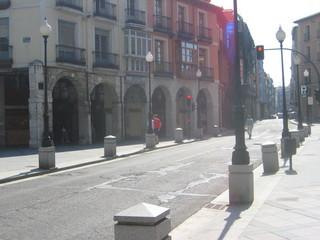
#> input picture dataset/test/images/0011073.jpg, 320 x 240 px; its folder holds only this picture in this run
$ python pre_processing_3.py
#> lines starting #> are read from the running program, lines starting #| are printed output that depends on the picture
import cv2
import os
import numpy as np
from scipy.signal import wiener


def apply_wiener_rgb(image, mysize=1, noise=0):
    # Create an empty image to store the Wiener filtered result
    wiener_image = np.zeros_like(image, dtype=np.float32)

    # Apply the Wiener filter to each channel
    for i in range(3):  # 0=Red, 1=Green, 2=Blue
        channel = image[..., i]
        # Apply SciPy Wiener filter with noise regularization to avoid division by zero
        wiener_image[..., i] = wiener(channel, mysize=mysize, noise=noise)

    # Convert NaNs and Infs to valid values (e.g., zero or max 255)
    wiener_image = np.nan_to_num(wiener_image, nan=0.0, posinf=255, neginf=0)

    # Clip the values to valid range [0, 255] and convert back to uint8
    wiener_image = np.clip(wiener_image, 0, 255).astype(np.uint8)

    return wiener_image


# gaussian blur
folder_path = "../dataset/test/images"
file_list = [f for f in os.listdir(folder_path) if os.path.isfile(os.path.join(folder_path, f))]
for file_name in file_list:
    image = cv2.imread(f"../dataset/test/images/{file_name}")
#> image is the input picture: shape (240, 320, 3); mean B, G, R 143.1, 140.4, 141
    gaussian_blurred = apply_wiener_rgb(image)
#> the loop in apply_wiener_rgb, `for i in range(3):` made 3 passes
#> pass 1, in apply_wiener_rgb, `channel = image[..., i]`:
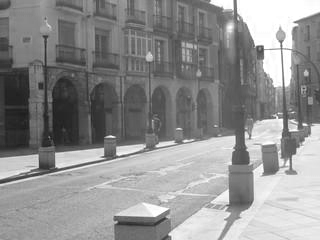
#> channel: shape (240, 320); min 27, max 255, mean 143.1
#> pass 3, in apply_wiener_rgb, `channel = image[..., i]`:
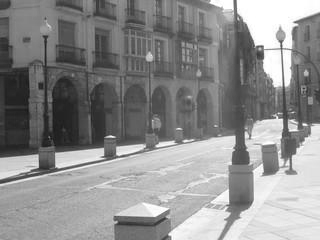
#> channel: shape (240, 320); min 21, max 255, mean 141
    cv2.imwrite(f"../dataset/test/noisy/{file_name}", gaussian_blurred)

folder_path = "../dataset/train/images"
file_list = [f for f in os.listdir(folder_path) if os.path.isfile(os.path.join(folder_path, f))]
for file_name in file_list:
    image = cv2.imread(f"../dataset/train/images/{file_name}")
    gaussian_blurred = apply_wiener_rgb(image)
    cv2.imwrite(f"../dataset/train/noisy/{file_name}", gaussian_blurred)

folder_path = "../dataset/val/images"
file_list = [f for f in os.listdir(folder_path) if os.path.isfile(os.path.join(folder_path, f))]
for file_name in file_list:
    image = cv2.imread(f"../dataset/val/images/{file_name}")
    gaussian_blurred = apply_wiener_rgb(image)
    cv2.imwrite(f"../dataset/val/noisy/{file_name}", gaussian_blurred)

$ run again, on dataset/test/images/4100066.jpg
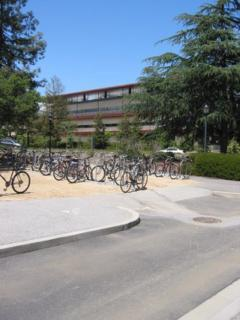
#> input picture dataset/test/images/4100066.jpg, 240 x 320 px
#> image is the input picture: shape (320, 240, 3); mean B, G, R 143.7, 137.5, 128.9
#> the loop in apply_wiener_rgb, `for i in range(3):` made 3 passes
#> pass 1, in apply_wiener_rgb, `channel = image[..., i]`:
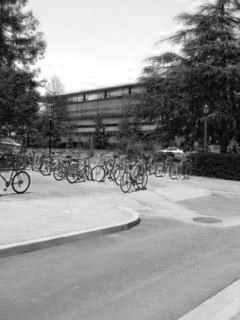
#> channel: shape (320, 240); min 0, max 255, mean 143.7
#> pass 3, in apply_wiener_rgb, `channel = image[..., i]`:
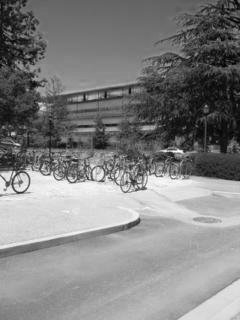
#> channel: shape (320, 240); min 0, max 255, mean 128.9

$ run again, on dataset/test/images/6000018.jpg
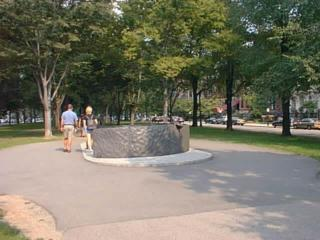
#> input picture dataset/test/images/6000018.jpg, 320 x 240 px
#> image is the input picture: shape (240, 320, 3); mean B, G, R 101.1, 117.2, 119.7
#> the loop in apply_wiener_rgb, `for i in range(3):` made 3 passes
#> pass 1, in apply_wiener_rgb, `channel = image[..., i]`:
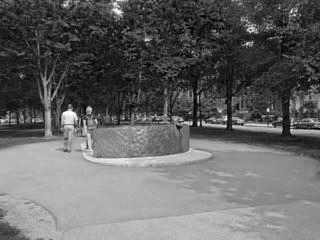
#> channel: shape (240, 320); min 0, max 255, mean 101.1
#> pass 3, in apply_wiener_rgb, `channel = image[..., i]`:
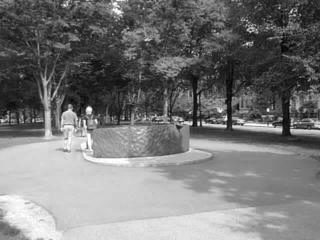
#> channel: shape (240, 320); min 0, max 255, mean 119.7

$ run again, on dataset/test/images/6000019.jpg
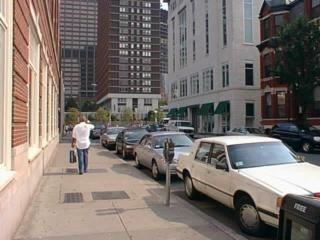
#> input picture dataset/test/images/6000019.jpg, 320 x 240 px
#> image is the input picture: shape (240, 320, 3); mean B, G, R 109.6, 115.1, 123.6
#> the loop in apply_wiener_rgb, `for i in range(3):` made 3 passes
#> pass 1, in apply_wiener_rgb, `channel = image[..., i]`:
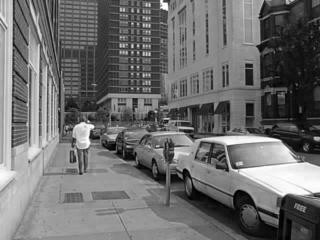
#> channel: shape (240, 320); min 0, max 255, mean 109.6
#> pass 3, in apply_wiener_rgb, `channel = image[..., i]`:
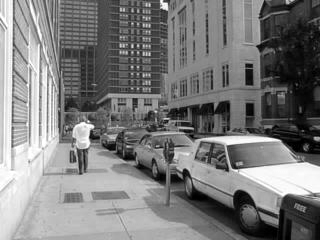
#> channel: shape (240, 320); min 0, max 255, mean 123.6

$ run again, on dataset/test/images/0100892.jpg
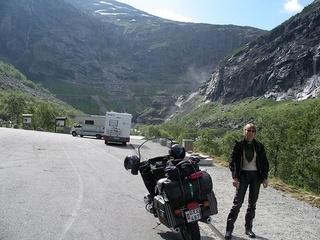
#> input picture dataset/test/images/0100892.jpg, 320 x 240 px
#> image is the input picture: shape (240, 320, 3); mean B, G, R 124.8, 121.3, 113.3
#> the loop in apply_wiener_rgb, `for i in range(3):` made 3 passes
#> pass 1, in apply_wiener_rgb, `channel = image[..., i]`:
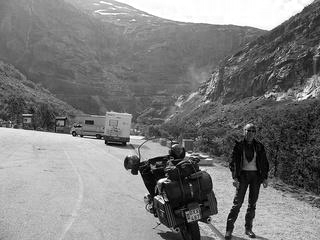
#> channel: shape (240, 320); min 0, max 255, mean 124.8
#> pass 3, in apply_wiener_rgb, `channel = image[..., i]`:
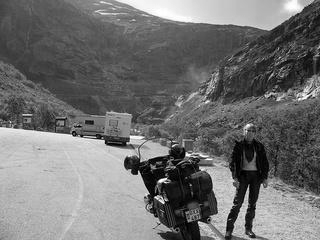
#> channel: shape (240, 320); min 0, max 255, mean 113.3
